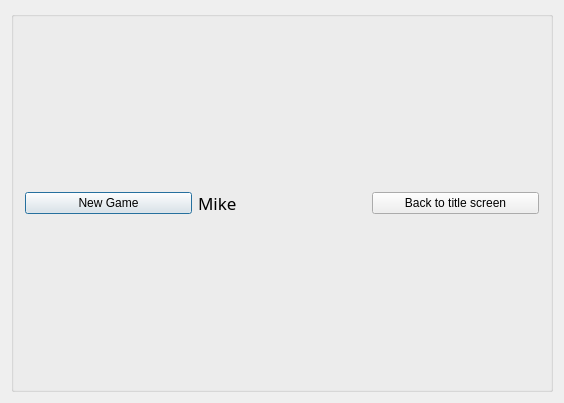
<?xml version="1.0" encoding="UTF-8"?>
<ui version="4.0">
 <class>TicTacToeGame</class>
 <widget class="QDialog" name="TicTacToeGame">
  <property name="windowModality">
   <enum>Qt::WindowModal</enum>
  </property>
  <property name="geometry">
   <rect>
    <x>0</x>
    <y>0</y>
    <width>564</width>
    <height>403</height>
   </rect>
  </property>
  <property name="sizePolicy">
   <sizepolicy hsizetype="Preferred" vsizetype="Preferred">
    <horstretch>0</horstretch>
    <verstretch>0</verstretch>
   </sizepolicy>
  </property>
  <property name="minimumSize">
   <size>
    <width>0</width>
    <height>0</height>
   </size>
  </property>
  <property name="maximumSize">
   <size>
    <width>16777215</width>
    <height>16777215</height>
   </size>
  </property>
  <property name="windowTitle">
   <string>Tic Tac Toe</string>
  </property>
  <property name="styleSheet">
   <string notr="true">QPushButton[cell=true]{
font: 50px &quot;Verdana&quot;;
min-height: 100px;
max-height: 100px;
min-width: 100px;
max-width: 100px;
}
</string>
  </property>
  <layout class="QVBoxLayout" name="verticalLayout_2">
   <item>
    <layout class="QHBoxLayout" name="horizontalLayout">
     <item>
      <layout class="QVBoxLayout" name="verticalLayout">
       <item>
        <layout class="QGridLayout" name="gridBoard">
         <property name="spacing">
          <number>0</number>
         </property>
        </layout>
       </item>
       <item>
        <widget class="QGroupBox" name="">
         <layout class="QHBoxLayout" name="horizontalLayout_2">
          <item>
           <widget class="QPushButton" name="reset">
            <property name="text">
             <string>New Game</string>
            </property>
           </widget>
          </item>
          <item>
           <widget class="QLabel" name="adell">
            <property name="font">
             <font>
              <family>Segoe UI Semibold</family>
              <pointsize>13</pointsize>
             </font>
            </property>
            <property name="text">
             <string>Mike</string>
            </property>
           </widget>
          </item>
          <item>
           <widget class="QPushButton" name="back">
            <property name="text">
             <string>Back to title screen</string>
            </property>
           </widget>
          </item>
         </layout>
        </widget>
       </item>
      </layout>
     </item>
    </layout>
   </item>
  </layout>
 </widget>
 <layoutdefault spacing="6" margin="11"/>
 <resources/>
 <connections/>
</ui>
